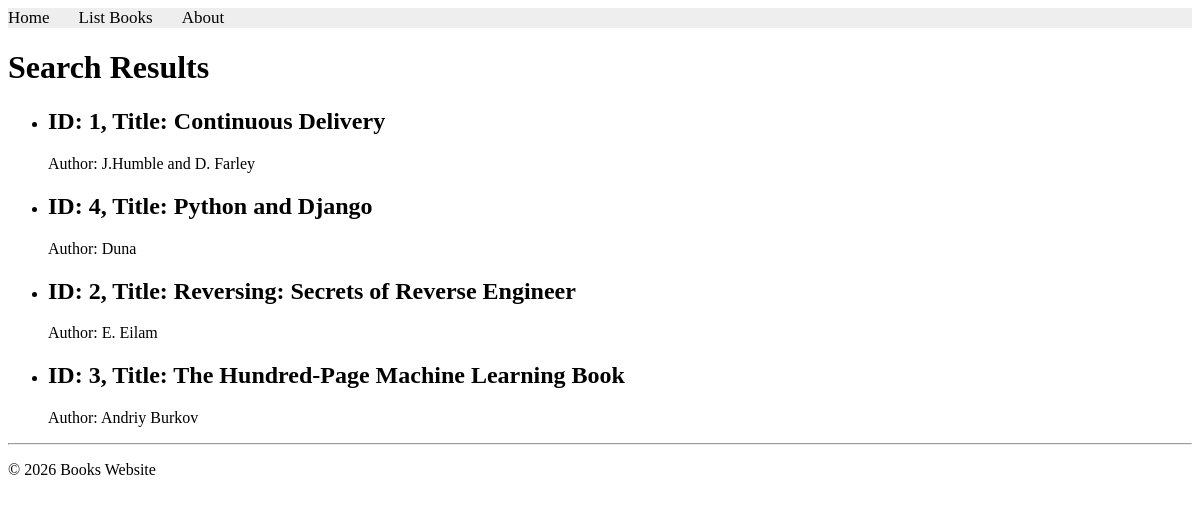
The app's page /books/lab8/task4, older data.
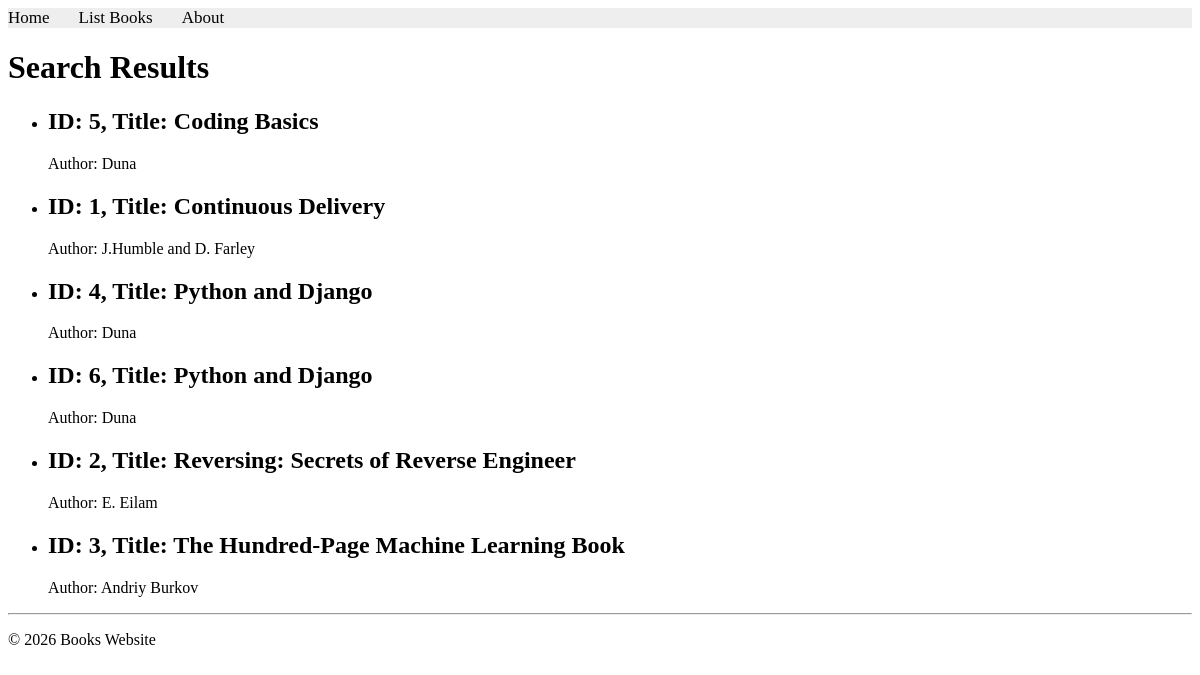
The same page, newer data.
### apps/bookmodule/models.py (models this page shows)
class Book(models.Model):
    title = models.CharField(max_length=100)
    price = models.FloatField(default=0.0)
    author = models.CharField(max_length=50)
    edition = models.SmallIntegerField(default=1)
    quantity = models.IntegerField(default=1)
    pubdate = models.DateTimeField(default=timezone.now)
    rating = models.SmallIntegerField(default=1)
    publisher = models.ForeignKey(
        Publisher,
        null=True,
        on_delete=models.SET_NULL
    )
    authors = models.ManyToManyField(Author)

### apps/bookmodule/views.py (the view)
# urls.py: path("lab8/task4", views.lab8_task4, name="lab8_task4"),#لاب8ستيب4
def lab8_task4(request):
    mybooks = Book.objects.all().order_by("title")
    return render(
        request,
        "bookmodule/bookList.html",
        {"books": mybooks}
    )

### apps/templates/bookmodule/bookList.html (shortened to what this page needs)
{% extends "layouts/base.html" %}
{% block content %}
  <h1>Search Results</h1>
  {% if books %}
    <ul>
      {% for book in books %}
        <li>
          <h2>ID: {{ book.id }}, Title: {{ book.title }}</h2>
          <p>Author: {{ book.author }}</p>
        </li>
      {% endfor %}
    </ul>
  {% else %}
    <p>No books found.</p>
  {% endif %}
{% endblock content %}

Row changes from the older to the newer data that the page shows:
added Book: id "5", title "Coding Basics", author "Duna"
added Book: id "6", title "Python and Django", author "Duna"
